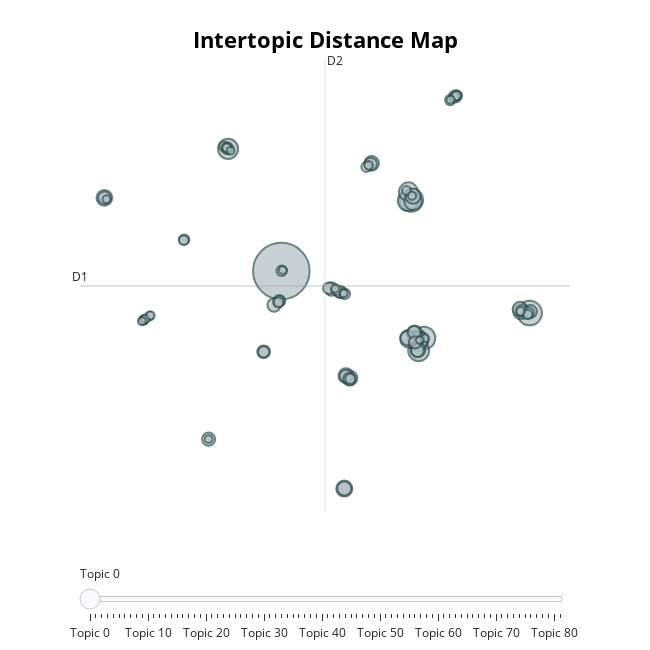

Write notebook code for a chart like this one.
### Code cell
topic_model.visualize_topics()
